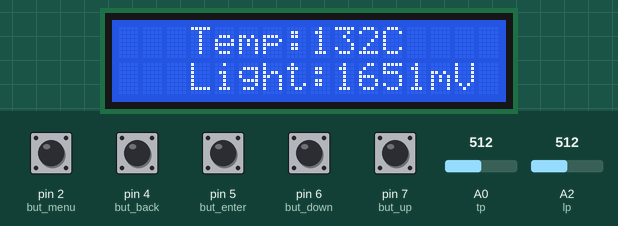
Recording of a sketch running on a simulated Arduino Uno, built with avr-gcc and run on an emulated ATmega328P. Parts: 16×2 character LCD. The inputs (shaded band) are chosen by the test bench; at power-on: pin 2 (but_menu), pin 4 (but_back), pin 5 (but_enter), pin 6 (but_down), pin 7 (but_up) LOW, A0 (tp) = 512, A2 (lp) = 512. What the sketch prints to the serial monitor is not drawn.

Above: at 2.2 s.
2.3 s: pin 2 (but_menu) pulled HIGH for 0.6 s
At 3.0 s:
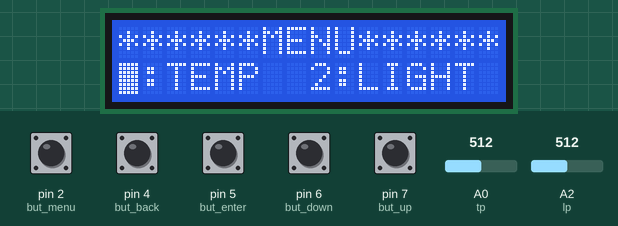
5.9 s: pin 5 (but_enter) pulled HIGH for 0.6 s
At 7.1 s:
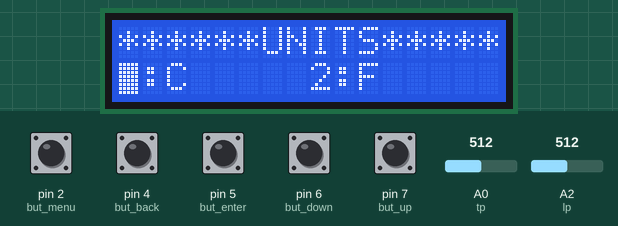
8.0 s: pin 7 (but_up) pulled HIGH for 0.6 s
At 9.8 s:
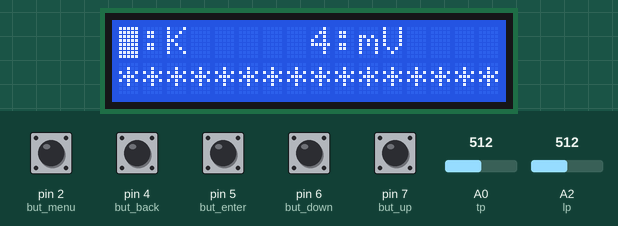
10.2 s: pin 5 (but_enter) pulled HIGH for 1 s
At 11.5 s:
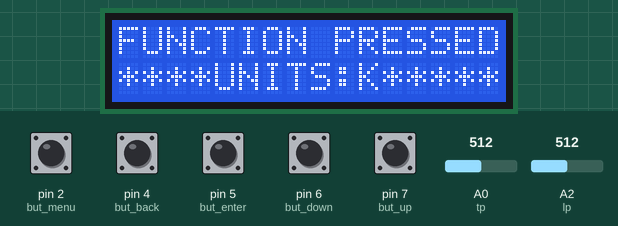
13.3 s: pin 2 (but_menu) pulled HIGH for 1 s
At 14.3 s:
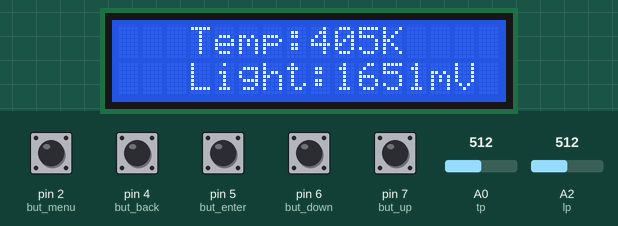
16.9 s: A0 (tp) set to 716
At 17.4 s:
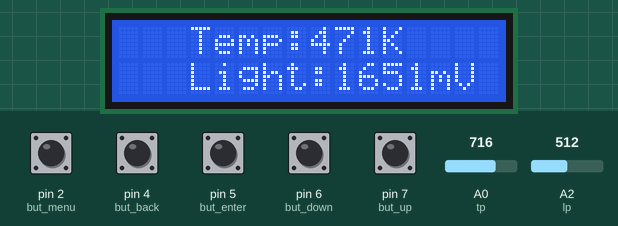
Timing chart, 0 to 19.5 s (numbered marks = the images above; inputs shaded):
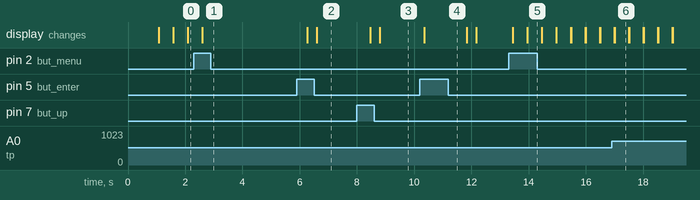

Measured:
- after the input at 2.3 s, the display: first differs from a run without the input after 0.30 s (image 1)
- after the input at 5.9 s, the display: first changes after 0.37 s (image 2 shows a later state)
- after the input at 8.0 s, the display: first changes after 0.47 s (image 3 shows a later state)
- after the input at 10.2 s, the display: changes after 0.14 s (image 4)
- after the input at 13.3 s, the display: first changes after 0.15 s (image 5 shows a later state)
- after the input at 16.9 s, the display: first differs from a run without the input after 0.10 s (image 6)
- what the display in image 6 shows lasts 0.5 s, from 17.0 s to 17.5 s

The sketch:

main.ino
```cpp
/* A program to display temperature and light data with options to modify outputs, calibrate temperature, and stream serial data
*  Input voltage is assumed 3.3V
*/
#include <LiquidCrystal.h> // Must be included first as os_class.h requires it.
#include "os_class.h" // Must be included before local.h; this is the operative system of structures, and functions to build them.
#include "local.h" // All implementation specific variables, semaphores and functions.
void call_menu(void); // Interrupt function to engage menu mode.
void display_screen(void); // Function to display data when the menu mode is engaged.
void display_temp_light(void); // Function to display data when the menu mode is not engaged.
void setup()
{
  node_indices=(size_t *)calloc(max_node_depth,sizeof(size_t)); // Allocates and zeros a sempahore array for node navigation.
  attachInterrupt(digitalPinToInterrupt(but_menu),call_menu,RISING); // Sets the menu button as a system interrupt: but_menu must be on an interupt pin!
  Serial.begin(9600); // Initializes serial connectivity.
  lcd.begin(16,2); // Initializes the LCD: set to a 16x2 LCD.
  pinMode(but_up,INPUT); // pinMode intitializes the navigation buttons.
  pinMode(but_down,INPUT);
  pinMode(but_enter,INPUT);
  pinMode(but_menu,INPUT);
  lcd.print("Setup complete.");
  delay(1000);
  lcd.clear();
}
void loop()
{
  display_temp_light(); // Displays temperature and light sensor readings.
  while(menu_state) // Menu system logic.
  {
    lcd.clear();
    display_screen();
    cursor_pos(cursor_state);
    lcd.cursor();
    lcd.blink();
    if(digitalRead(but_up)==HIGH)
    {
      menu_counter=0;
      if(cursor_state<((root->nopts)-1))
      {
        cursor_state++;
        if(cursor_state==2||cursor_state>2&&(cursor_state%4)==2)
        {
          screen_count++;
        }
      }
      delay(70);
    }
    else if(digitalRead(but_down)==HIGH)
    {
      menu_counter=0;
      if(cursor_state>0)
      {
        cursor_state--;
        if(cursor_state==1||cursor_state>2&&(cursor_state%4)==2)
        {
          screen_count--;
        }
      }
      delay(70);
    }
    else if(digitalRead(but_enter)==HIGH)
    {
      menu_counter=0;
      if(root->node_registry->opt_order[cursor_state]=='1')
      {
        size_t counter=0;
        for(size_t i=0;i<=cursor_state;i++)
        {
          if(root->node_registry->opt_order[i]=='1')
          {
            counter ++;
          }
        }
        root->node_registry->registered_function[counter-1]->function();
      }
      else if(root->node_registry->opt_order[cursor_state]=='0')
      {
        node_depth_up(&root,cursor_state);
        node_depth++;
        cursor_state=0;
        screen_count=0;
        *(node_indices+node_depth)=cursor_state;
      }
      delay(70);
    }
    else if(digitalRead(but_back)==HIGH)
    {
      menu_counter=0;
      if(node_depth>0)
      {


        cursor_state=0;
        screen_count=0;
        node_depth--;
        root=menu;
        for(size_t i=0;i<node_depth;i++)
        {
          node_depth_up(&root,i);
        }
      }
      delay(70);
    }
    delay(menu_cycle_length);
    if(menu_counter>=menu_maxcount)
    {
      menu_counter=0;
      menu_state=!menu_state;
      break;
    }
    menu_counter++;
  }
  lcd.noBlink(); // Ensures the menu's blinking cursor isn't displayed while sensor data is displayed.
  lcd.noCursor();
  delay(cycle_length);
  lcd.clear();
}
void call_menu(void)
{
  menu_state=!menu_state;
  node_depth=0;
  screen_count=0;
  cursor_state=0;
  root=menu;
}
void display_screen(void)
{
  lcd.setCursor(0,0);
  lcd.print(root->screen[screen_count]->line[0]);
  lcd.setCursor(0,1);
  lcd.print(root->screen[screen_count]->line[1]);
}
void display_temp_light(void)
{
  light_reading=analogRead(lp);
  temp_reading=analogRead(tp)+offset;
  Serial.println(offset);
  lcd.setCursor(0,0);
  lcd.print("   Temp:");
  if(celcius)
  {
    temp_reading=((temp_reading*3.3/1023.0)-0.33)*100.0;
    lcd.print(temp_reading);
    lcd.print("C");
  }
  else if(farenheight)
  {
    temp_reading=((temp_reading*3.3/1023.0)-0.33)*180.0+32.0;
    lcd.print(temp_reading);
    lcd.print("F");
  }
  else if(kelvin)
  {
    temp_reading=((temp_reading*3.3/1023.0)-0.33)*100.0+273.15;
    lcd.print(temp_reading);
    lcd.print("K");
  }
  else if(millivolts_temp)
  {
    lcd.print(temp_reading*3.3);
    lcd.print("mV");
  }
  lcd.setCursor(0,1);
  lcd.print("   Light:");
  if(footcandle)
  {
    light_reading=(light_reading/1023.0)*3.3;
    lcd.print(light_reading);
    lcd.print("FC");
  }
  else if(millivolts_light)
  {
    light_reading=(light_reading/1023.0)*3300;
    lcd.print(light_reading);
    lcd.print("mV");
  }
  if(stream)
  {
    Serial.print("Temp:");
    Serial.println(temp_reading);
    Serial.print("Light:");
    Serial.println(light_reading);
  }
}
```

local.h
```cpp
/* This header contains the register assignments, the LCD initialization,
 *  all implementation specific variables and semaphores,
 *  all implementation specific functions that don't require the operative data structure system,
 *  and then creates an operative data structure system that can be accessed from a root node.
 */
const int tp=A0; // temp probe
const int lp=A2; // light probe
const int d7=13; // d4-d7 are LCD pins
const int d6=12;
const int d5=11;
const int d4=10;
const int enable=9; // enable pin on LCD
const int rs=8; // rs pin on LCD
const int but_up=7; // Up, down, enter and back are menu navigation buttons.
const int but_down=6;
const int but_enter=5;
const int but_back=4;
const int but_menu=2; // Interrupt pin to engage menu.
LiquidCrystal lcd(rs,enable,d4,d5,d6,d7);

const size_t max_node_depth=2; // Be careful this is set correctly, it's used to determine how much memory is alloacated to the node_indices array. This would be n in the above example.
const size_t cycle_length=500; // Cycle length in ms for refreshing the LCD's displayed data so it looks nice, in ms.
const size_t menu_cycle_length=250; // Menu cycle length so it looks nice, and is responsive to input, in ms.
const size_t menu_duration=5000; // Menu duration (time until it leaves menu mode) in ms.
const size_t menu_maxcount=menu_duration/menu_cycle_length; // Menu counter max count. When the count reaches this number the menu state is flipped.

volatile size_t menu_counter=0; // Counter to ensure menu times out in menu_duration ms, and is reset whenever a nav button is pressed.
volatile size_t node_depth=0; // RootNode->node[a1]->node->[a2]->....->node[an] is the topology this counter follows. A node depth of 0 denotes the root node.
volatile size_t screen_count=0; // This is "i" in: RootNode->node[a1]->...->node[an]->screen[i] ; that is, this is which screen you are on in a particular node.
volatile size_t line_count=0; // This is "j" in: RootNode->node[a1]->...->node[an]->screen[i]->line[j] ; that is, this is which line you are on in a particular screen in a particular node.
volatile size_t *node_indices; // This is the array of node index coefficients {a1,a2,a3,...,an} in the above example. It is initialized in the setup function of "main".
volatile size_t opt_counter=0; // This is which option you are on in any particular node. Registered functions can be attached to options.

volatile int light_reading=0; // Variable to store light sensor reading.
volatile int temp_reading=0; // Variable to store temperature sensor reading.
volatile float offset=0.; // Offset used to calibrate temperature probe to the triple point of water.

volatile bool menu_state=0; // Menu state semaphore for menu mode via an interrupt pin.
volatile int cursor_state=0; // Cursor state semaphore; the menu items should have a blinking cursor on them for human readability. Also equals which opt your are on -1.
volatile bool celcius=1; // Semaphore to indicate what temperature unit to display.
volatile bool farenheight=0; // Semaphore to indicate what temperature unit to display.
volatile bool kelvin=0; // Semaphore to indicate what temperature unit to display.
volatile bool millivolts_temp=0; // Semaphore to indicate what temperature unit to display.
volatile bool footcandle=0; // Semaphore to indicate what light unit to display.
volatile bool millivolts_light=1; // Semaphore to indicate what light unit to display.
volatile bool stream=0; // Semaphore to indicate if data stream mode is active.

void cursor_pos(int i); // Function to properly allign the blinking cursor in this specific 16x2 implementation.
void teststream(void);
void teststop(void);
void testfc(void);
void testmillivolts_light(void);
void testcalib(void);
void testc(void);
void testf(void);
void testk(void);
void testmv(void);
void cursor_pos(int i)
{
  i%=4;
  switch(i)
  {
    case 0:
    {
      lcd.setCursor(0,1);
      break;
    }
    case 1:
    {
      lcd.setCursor(8,1);
      break;
    }
    case 2:
    {
      lcd.setCursor(0,0);
      break;
    }
    case 3:
    {
      lcd.setCursor(8,0);
      break;
    }
    default:
    {
      break;
    }
  }
}
void testcalib (void)
{
  lcd.clear();
  lcd.setCursor(0,0);
  lcd.print("FUNCTION PRESSED");
  lcd.setCursor(0,1);
  lcd.print("*Temp Calibrate*");
  temp_reading=analogRead(tp);
  offset=102.3-temp_reading;
  Serial.println(offset);
  delay(1500);
  lcd.clear();
}
void testmillivolts_light(void)
{
  lcd.clear();
  lcd.setCursor(0,0);
  lcd.print("FUNCTION PRESSED");
  lcd.setCursor(0,1);
  lcd.print("****LIGHT:mV****");
  footcandle=0;
  millivolts_light=1;
  delay(1500);
  lcd.clear();
}
void testfc(void)
{
  lcd.clear();
  lcd.setCursor(0,0);
  lcd.print("FUNCTION PRESSED");
  lcd.setCursor(0,1);
  lcd.print("****LIGHT:FC****");
  footcandle=1;
  millivolts_light=0;
  delay(1500);
  lcd.clear();
}
void teststream(void)
{
  stream=1;
  lcd.clear();
  lcd.setCursor(0,0);
  lcd.print("FUNCTION PRESSED");
  lcd.setCursor(0,1);
  lcd.print("*STREAM STARTED*");
  delay(1500);
  lcd.clear();
}
void teststop(void)
{
  stream=0;
  lcd.clear();
  lcd.setCursor(0,0);
  lcd.print("FUNCTION PRESSED");
  lcd.setCursor(0,1);
  lcd.print("***STREAM STOP**");
  delay(1500);
  lcd.clear();
}
void testc(void)
{
  lcd.clear();
  lcd.setCursor(0,0);
  lcd.print("FUNCTION PRESSED");
  lcd.setCursor(0,1);
  lcd.print("****UNITS:C*****");
  celcius=1;
  farenheight=0;
  kelvin=0;
  millivolts_temp=0;
  delay(1500);
  lcd.clear();
}
void testf(void)
{
  lcd.clear();
  lcd.setCursor(0,0);
  lcd.print("FUNCTION PRESSED");
  lcd.setCursor(0,1);
  lcd.print("****UNITS:F*****");
  celcius=0;
  farenheight=1;
  kelvin=0;
  millivolts_temp=0;
  delay(1500);
  lcd.clear();
}
void testk(void)
{
  lcd.clear();
  lcd.setCursor(0,0);
  lcd.print("FUNCTION PRESSED");
  lcd.setCursor(0,1);
  lcd.print("****UNITS:K*****");
  celcius=0;
  farenheight=0;
  kelvin=1;
  millivolts_temp=0;
  delay(1500);
  lcd.clear();
}
void testmv(void)
{
  lcd.clear();
  lcd.setCursor(0,0);
  lcd.print("FUNCTION PRESSED");
  lcd.setCursor(0,1);
  lcd.print("****UNITS:mV****");
  celcius=0;
  farenheight=0;
  kelvin=0;
  millivolts_temp=01;
  delay(1500);
  lcd.clear();
}
screen *menu0= makescreen(2,"******MENU******","1:TEMP  2:LIGHT ");
screen *menu1= makescreen(2,"3:SERIAL CONFIG ","****************");
screen *temp0=  makescreen(2,"******TEMP******","1:UNITS 2:CALIB ");
screen *light0= makescreen(2,"******LIGHT*****","1:mV    2:FC    ");
screen *serial0=makescreen(2,"**SERIAL STREAM*","1:START 2:STOP  ");
screen *units0=makescreen(2,"******UNITS*****","1:C     2:F     ");
screen *units1=makescreen(2,"3:K     4:mV    ","****************");
registered_function *regtestcalib=register_function(testcalib);
registered_function *regtestmillivolts_light=register_function(testmillivolts_light);
registered_function *regtestfc=register_function(testfc);
registered_function *regteststream=register_function(teststream);
registered_function *regteststop=register_function(teststop);
registered_function *regtestc=register_function(testc);
registered_function *regtestf=register_function(testf);
registered_function *regtestk=register_function(testk);
registered_function *regtestmv=register_function(testmv);
node *units=makenode(bundle_screen(2,units0,units1),NULL,2,0,4,makenodereg(order_opts(4,"1111"),4,bundle_registered_functions(4,regtestc,regtestf,regtestk,regtestmv)));
node *serial=makenode(&serial0,NULL,1,0,2,makenodereg(order_opts(2,"11"),2,bundle_registered_functions(2,regteststream,regteststop)));
node *light=makenode(&light0,NULL,1,0,2,makenodereg(order_opts(2,"11"),2,bundle_registered_functions(2,regtestmillivolts_light,regtestfc)));
node *temp=makenode(&temp0,bundle_node(1,units),1,1,2,makenodereg(order_opts(2,"01"),1,bundle_registered_functions(1,regtestcalib)));
node *menu=makenode(bundle_screen(2,menu0,menu1),bundle_node(3,temp,light,serial),2,3,3,makenodereg(order_opts(3,NULL),0,NULL));
node *root=menu;
```

Source omitted: os_class.h (7090 bytes)
